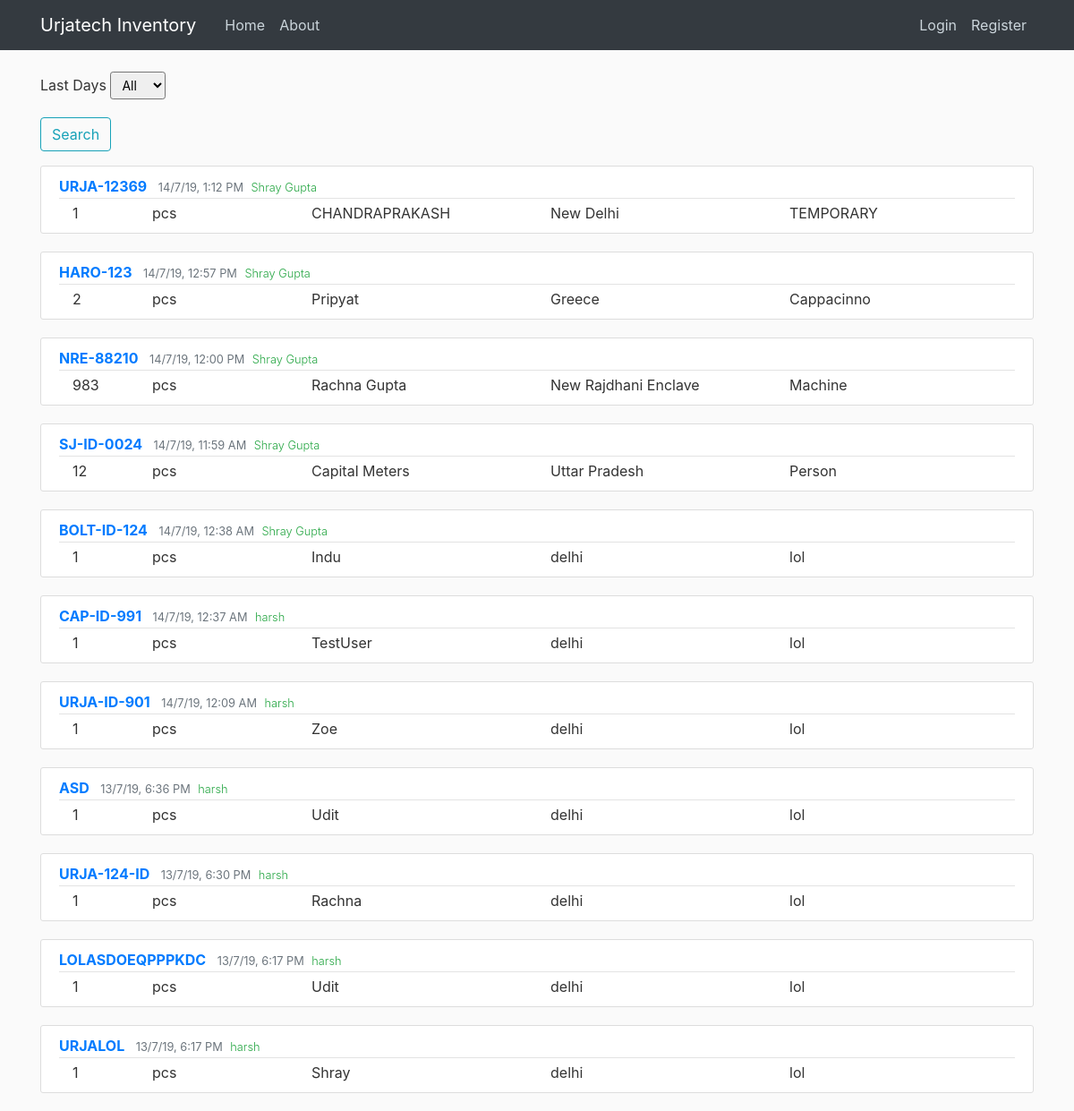
Page /home on the earlier database version.
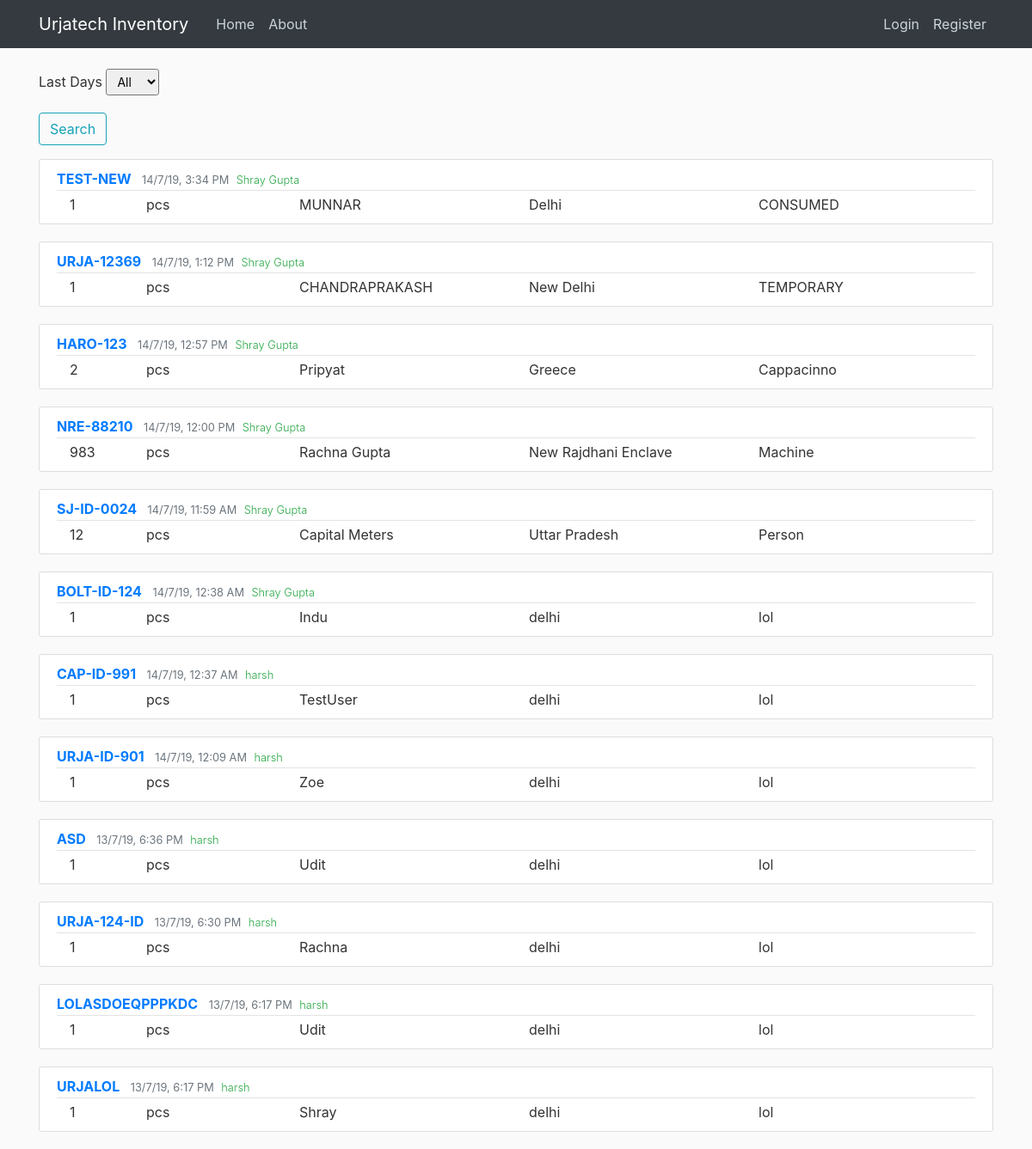
Same page on the later database version.
### flaskblog/models.py (models this page shows, shortened)
class Post(db.Model):
    id = db.Column(db.Integer, primary_key=True)
    material_id = db.Column(db.String(50), nullable=False)
    numbers_issued = db.Column(db.Integer)
    unit = db.Column(db.String(10))
    person = db.Column(db.String(20))
    location = db.Column(db.String(50))
    type_issued = db.Column(db.String(20))
    date_posted = db.Column(db.DateTime, nullable=False, default=datetime.now)
    user_id = db.Column(db.Integer, db.ForeignKey('user.id'))

class User(db.Model, UserMixin):
    id = db.Column(db.Integer, primary_key=True)
    name = db.Column(db.String(30), nullable=False)
    username = db.Column(db.String(20), unique=True, nullable=False)
    email = db.Column(db.String(100), unique=True, nullable=False)
    image_file = db.Column(db.String(20), nullable=False, default='56c6632a3ab0abec.jpg')
    password = db.Column(db.String(60), nullable=False)
    posts = db.relationship('Post', backref='author', lazy=True)

### flaskblog/routes.py (the view)
@app.route("/", methods=['GET', 'POST'])
@app.route("/home", methods=['GET', 'POST'])
def home():
    form = SortDays()
    posts = Post.query.order_by(desc(Post.date_posted))
    if form.sort_days.data == '7':
        posts = posts.filter(Post.date_posted > (datetime.now()-timedelta(hours=5))).all()
    elif form.sort_days.data == 'All':
        posts = posts.order_by(desc(Post.date_posted)).all()
    elif form.sort_days.data == '30':
        posts = posts.all()
    elif form.sort_days.data == '100':
        posts = posts.filter(Post.date_posted > (datetime.now()-timedelta(days=100))).all()
    return render_template('home.html', form=form, posts=posts)

### flaskblog/forms.py
class SortDays(FlaskForm):
    sort_days = SelectField('Last Days', choices=[('All', 'All') ,('7', '7'),
                                             ('30', '30'), ('100', '100')])
    submit = SubmitField('Search')

### flaskblog/templates/home.html
{% extends "layout.html" %}
{% block content %}
<form method="POST" action="">
        <div class="form-group">
            {{ form.sort_days.label(class="form-control-label")}}
            {% if form.sort_days.errors %}
                {{ form.sort_days(class="form-control form-control-lg is-invalid") }}
                <div class="invalid-feedback">
                    {% for error in form.sort_days.errors %}
                        <span>
                    {{ error }}
                    </span>
                    {% endfor %}
                </div>
            {% else %}
                {{ form.sort_days(class="form-control-sm") }}
            {% endif %}
        </div>
    <div class="form-group">
        {{ form.submit(class="btn btn-outline-info") }}
    </div>
</form>
{% for post in posts %}
<article class="media content-section">
  <div class="media-body">
    <div class="article-metadata">
        <a class="mr-2 text-uppercase font-weight-bold" href="{{ url_for('post', post_id=post.id) }}"> {{ post.material_id }}</a>
        <small class="text-muted">{{ post.date_posted.strftime("%d/%-m/%-y, %-I:%M %p")}}</small>
        <small class="font-weight-light text-success ml-1">{{ post.author.name }}</small>
      </div>
      <div class="container mr-1">
        <div class="row">
          <div class="col-1">
            {{ post.numbers_issued }}
          </div>
          <div class="col-2">
            {{ post.unit }}
          </div>
          <div class="col-3">
            {{ post.person }}
          </div>
          <div class="col-3">
            {{ post.location }}
          </div>
          <div class="col-1">
            {{ post.type_issued }}
          </div>
        </div>
      </div>
    </div>
  </article>
  {% endfor %}
  {% endblock content %}

### flaskblog/templates/layout.html (shortened to what this page needs)
<!DOCTYPE html>
<html lang="en">
<head>
    <link rel="stylesheet" href="https://stackpath.bootstrapcdn.com/bootstrap/4.3.1/css/bootstrap.min.css">
    <link rel="stylesheet" type="text/css" href="{{ url_for('static', filename='main.css')}}">
</head>
<body>
<header class="site-header">
    <nav class="navbar navbar-expand-md navbar-dark bg-dark fixed-top">
        <div class="container">
            <a class="navbar-brand mr-4" href="/">Urjatech Inventory</a>
            <div class="collapse navbar-collapse" id="navbarToggle">
                <div class="navbar-nav mr-auto">
                    <a class="nav-item nav-link" href="{{ url_for('home')}}">Home</a>
                    <a class="nav-item nav-link" href="{{ url_for('about')}}">About</a>
                </div>
                <div class="navbar-nav">
                    {% if current_user.is_authenticated %}
                        <a class="nav-item nav-link" href="{{ url_for('new_post')}}">New Post</a>
                        <a class="nav-item nav-link" href="{{ url_for('account')}}">Account</a>
                        <a class="nav-item nav-link" href="{{ url_for('logout')}}">Logout</a>
                    {% else %}
                        <a class="nav-item nav-link" href="{{ url_for('login')}}">Login</a>
                        <a class="nav-item nav-link" href="{{ url_for('register')}}">Register</a>
                    {% endif %}
                </div>
            </div>
        </div>
    </nav>
</header>
<main role="main" class="container">
    <div class="row">
        <div class="col-md-12">
            {% block content %}{% endblock %}
        </div>
    </div>
</main>
</body>
</html>

### flaskblog/static/main.css (style rules this page uses)
body { background: #fafafa; color: #333333; margin-top: 5rem; }
.site-header .navbar-nav .nav-link { color: #cbd5db; }
.content-section { background: #ffffff; padding: 10px 20px; border: 1px solid #dddddd; border-radius: 3px; margin-bottom: 20px; }
.article-metadata { padding-bottom: 1px; margin-bottom: 4px; border-bottom: 1px solid #e3e3e3 }

Differences in the rows shown:
added Post: material_id "TEST-NEW", date_posted "14/7/19, 3:34 PM", author.name "Shray Gupta", numbers_issued "1", unit "pcs", person "MUNNAR", location "Delhi", type_issued "CONSUMED"
